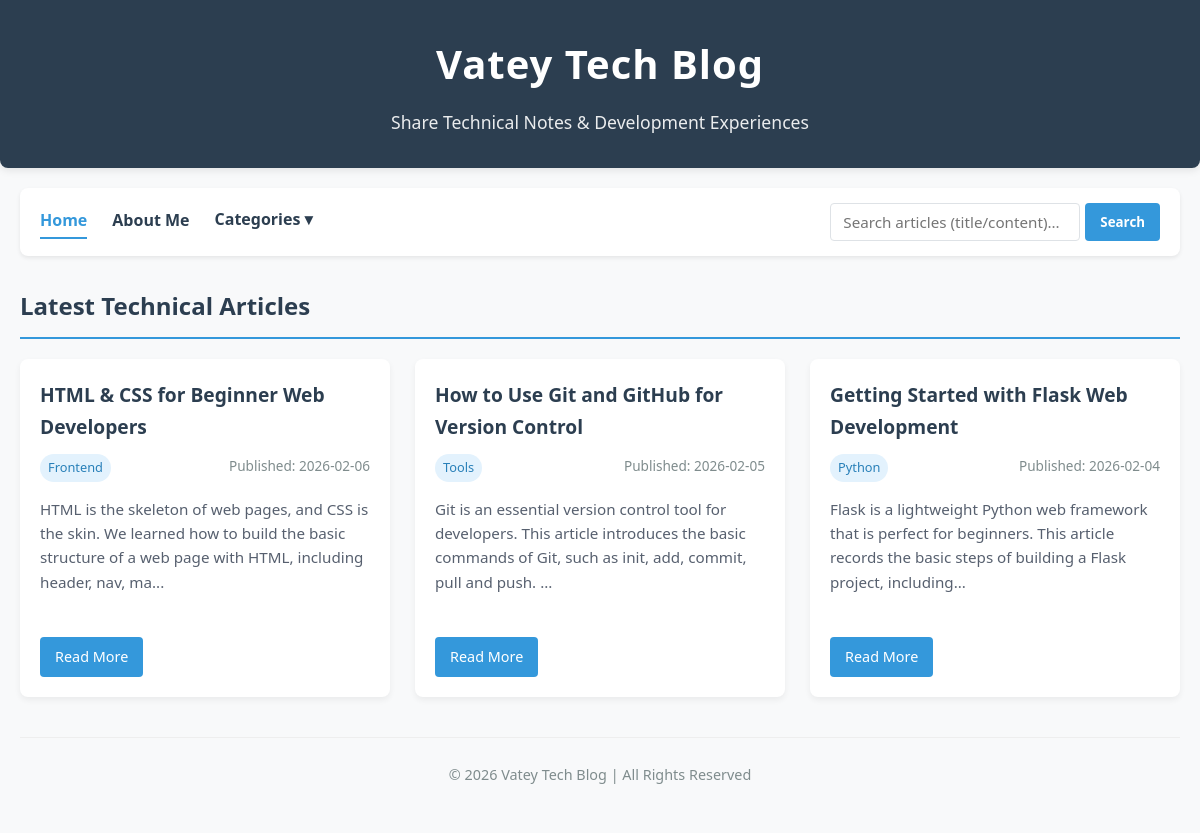
The page / on the database its author committed.
### tables this page shows
CREATE TABLE posts (
                id INTEGER PRIMARY KEY AUTOINCREMENT,
                title TEXT NOT NULL,
                category TEXT NOT NULL,
                content TEXT NOT NULL,
                date TEXT NOT NULL
            );

### app.py (the view)
@app.route('/')
def index():
    search_query = request.args.get('query', '').strip()
    conn = get_db_connection()
    posts = conn.execute('SELECT * FROM posts ORDER BY id DESC').fetchall()
    if search_query:
        posts = conn.execute('''
            SELECT * FROM posts
            WHERE title LIKE ? OR content LIKE ?
            ORDER BY id DESC
        ''', (f'%{search_query}%', f'%{search_query}%')).fetchall()  # %通配符匹配任意字符
    else:
        posts = conn.execute('SELECT * FROM posts ORDER BY id DESC').fetchall()
    conn.close()
    return render_template(
        'index.html',
        data=BLOG_GLOBAL_DATA,
        categories=get_all_categories(),
        posts=posts,
        search_query=search_query  # 传递搜索词回显到搜索框
    )

### utils/db.py (called while the page is built)
def get_db_connection():
    conn = sqlite3.connect(DATABASE)
    conn.row_factory = sqlite3.Row  # 字典形式返回结果
    return conn

def get_all_categories():
    conn = get_db_connection()
    categories = conn.execute('SELECT DISTINCT category FROM posts ORDER BY category').fetchall()
    conn.close()
    return [cat['category'] for cat in categories]

### templates/index.html (shortened to what this page needs)
<!DOCTYPE html>
<html lang="en">
<head>
    <link rel="stylesheet" href="{{ url_for('static', filename='css/style.css') }}">
</head>
<body>
    <header>
        <h1>{{ data.title }}</h1>
        <p>{{ data.subtitle }}</p>
    </header>
    <div class="nav-search-container">
        <div class="nav-links">
            <a href="/" class="active">Home</a>
            <a href="/about">About Me</a>
            {% if categories %}
                <div class="dropdown">
                    <button class="dropdown-btn">Categories ▾</button>
                </div>
            {% endif %}
        </div>
        <form class="search-form" action="/" method="GET">
            <input type="text" name="query" placeholder="Search articles (title/content)..." value="{{ request.args.get('query', '') }}">
            <button type="submit">Search</button>
        </form>
    </div>
    <main>
        <h2 class="category-title">
            {% if request.args.get('query') %}
                Search Results for: "{{ request.args.get('query') }}"
            {% else %}
                {{ data.latest_article_tip }}
            {% endif %}
        </h2>
        {% if posts %}
            <div class="articles-grid">
                {% for post in posts %}
                    <div class="article-card">
                        <h3><a href="/article/{{ post.id }}">{{ post.title }}</a></h3>
                        <div class="article-meta">
                            <span class="category-tag">{{ post.category }}</span>
                            <span>Published: {{ post.date }}</span>
                        </div>
                        <p class="article-excerpt">{{ post.content[:150] }}...</p>
                        <a href="/article/{{ post.id }}" class="read-more">Read More</a>
                    </div>
                {% endfor %}
            </div>
        {% endif %}
    </main>
    <footer>
        <p>© 2026 {{ data.title }} | All Rights Reserved</p>
    </footer>
</body>
</html>

### static/css/style.css (style rules this page uses)
* { margin: 0; padding: 0; box-sizing: border-box; font-family: 'Segoe UI', Tahoma, Geneva, Verdana, sans-serif; }
body { background-color: #f8f9fa; color: #2d3436; line-height: 1.7; padding: 0; margin: 0 auto; max-width: 1200px; }
header { text-align: center; padding: 30px 20px; background-color: #2c3e50; color: white; border-radius: 0 0 8px 8px; margin-bottom: 20px; box-shadow: 0 2px 8px rgba(0,0,0,0.1); }
header h1 { font-size: 2.5rem; margin-bottom: 10px; letter-spacing: 1px; }
header p { font-size: 1.1rem; opacity: 0.9; font-weight: 300; }
.nav-search-container { display: flex; flex-wrap: wrap; justify-content: space-between; align-items: center; padding: 15px 20px; background-color: white; border-radius: 8px; box-shadow: 0 2px 4px rgba(0,0,0,0.08); margin: 0 20px 30px; gap: 15px; }
.nav-links { display: flex; flex-wrap: wrap; gap: 25px; align-items: center; }
.nav-links a { text-decoration: none; color: #2c3e50; font-weight: 600; font-size: 1rem; transition: all 0.3s ease; padding: 6px 0; line-height: 1.2; border-bottom: 2px solid transparent; }
.nav-links a:hover, .nav-links a.active { color: #3498db; border-bottom: 2px solid #3498db; }
.dropdown { position: relative; display: inline-block; padding-bottom: 2px; }
.dropdown-btn { background: none; border: none; outline: none; cursor: pointer; margin: 0; padding: 0; color: #2c3e50; font-weight: 600; font-size: 1rem; cursor: pointer; padding: 6px 0; line-height: 1.2; border-bottom: 2px solid transparent; transition: all 0.3s ease; display: flex; align-items: center; gap: 3px; display: inline-block; }
.search-form { display: flex; gap: 5px; }
.search-form input { padding: 8px 12px; border: 1px solid #dee2e6; border-radius: 4px; outline: none; font-size: 0.95rem; width: 250px; transition: border 0.3s; }
.search-form button { padding: 8px 15px; border: none; border-radius: 4px; background-color: #3498db; color: white; font-weight: 600; cursor: pointer; transition: background 0.3s; }
main { padding: 0 20px; margin-bottom: 40px; }
.category-title { color: #2c3e50; margin-bottom: 20px; padding-bottom: 10px; border-bottom: 2px solid #3498db; font-size: 1.5rem; }
.articles-grid { display: grid; grid-template-columns: repeat(auto-fill, minmax(350px, 1fr)); gap: 25px; margin-top: 20px; }
.article-card { background-color: white; border-radius: 8px; box-shadow: 0 3px 6px rgba(0,0,0,0.06); padding: 20px; transition: transform 0.3s ease, box-shadow 0.3s ease; }
.article-card h3 { margin-bottom: 10px; }
.article-card h3 a { text-decoration: none; color: #2c3e50; transition: color 0.3s; font-size: 1.2rem; }
.article-meta { color: #7f8c8d; font-size: 0.85rem; margin-bottom: 15px; display: flex; justify-content: space-between; }
.category-tag { padding: 3px 8px; background-color: #e3f2fd; color: #2980b9; border-radius: 20px; font-size: 0.8rem; font-weight: 500; }
.article-excerpt { color: #57606f; font-size: 0.95rem; margin-bottom: 20px; line-height: 1.6; min-height: 120px; }
.read-more { text-decoration: none; color: white; background-color: #3498db; padding: 8px 15px; border-radius: 4px; font-size: 0.9rem; font-weight: 500; transition: background 0.3s; display: inline-block; }
footer { text-align: center; padding: 25px 20px; color: #7f8c8d; font-size: 0.9rem; border-top: 1px solid #eee; margin: 0 20px 20px; }

### rows shown on the page
posts: title "HTML & CSS for Beginner Web Developers", category "Frontend", date "2026-02-06", content "HTML is the skeleton of web pages, and CSS is the skin. We learned how to build the basic structure of a web page with HTML, including header, nav, ma"
posts: title "How to Use Git and GitHub for Version Control", category "Tools", date "2026-02-05", content "Git is an essential version control tool for developers. This article introduces the basic commands of Git, such as init, add, commit, pull and push."
posts: title "Getting Started with Flask Web Development", category "Python", date "2026-02-04", content "Flask is a lightweight Python web framework that is perfect for beginners. This article records the basic steps of building a Flask project, including"

### other values the page prints
{{ data.title }} "Vatey Tech Blog"
{{ data.subtitle }} "Share Technical Notes & Development Experiences"
{{ data.latest_article_tip }} "Latest Technical Articles"
